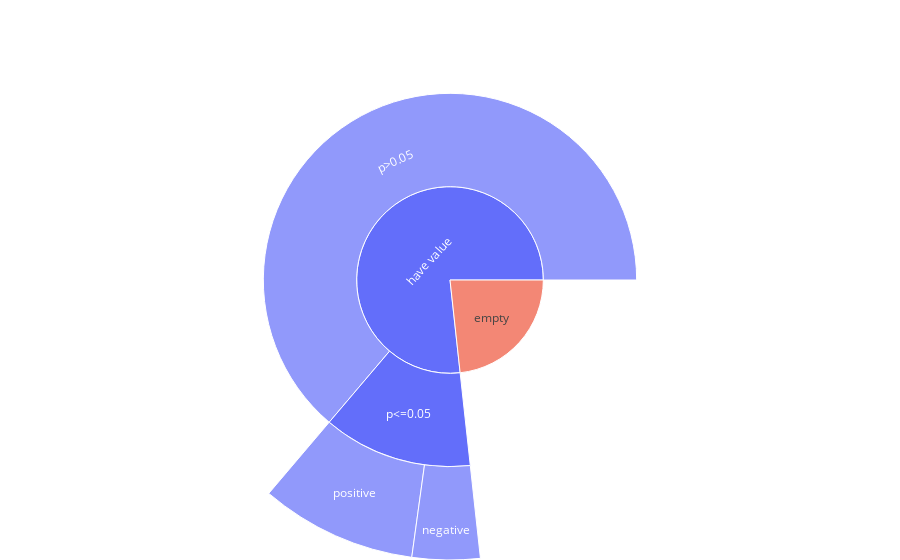

The code cell stored with this chart in its notebook:
### Code cell
#all
category1=['empty','have value','p>0.05','p<=0.05','positive','negative']
category2=['','','have value','have value','p<=0.05','p<=0.05']
value1=[]
data0= pd.read_csv('az20.csv')
data1= pd.read_csv('no_empty.csv')
a1=len(data1)/len(data0)
a2=1-a1
b1=len(p_value_005)/len(data1)
b1=b1*a1
b2=a1-b1
c1=len(fold_change_005_positive)/len(p_value_005)
c1=c1*b1
c2=len(fold_change_005_no_function)/len(p_value_005)
c2=c2*b1
c3=b1-c1-c2
value1.append(a2)
value1.append(a1)
value1.append(b2)
value1.append(b1)
value1.append(c1)
value1.append(c3)
fig =go.Figure(go.Sunburst(
    labels=category1,
    parents=category2,
    values=value1,
    branchvalues="total",
))
fig.update_layout(margin = dict(t=0, l=0, r=0, b=0))

fig.show()

### Figure 1 — Plotly figure (JSON) as saved in the notebook; plotly's stock layout.template omitted (floating-point values rounded to 4 significant figures)
{"data": [{"branchvalues": "total", "labels": ["empty", "have value", "p>0.05", "p<=0.05", "positive", "negative"], "parents": ["", "", "have value", "have value", "p<=0.05", "p<=0.05"], "type": "sunburst", "values": [0.2327, 0.7673, 0.6379, 0.1294, 0.09024, 0.03916]}], "layout": {"margin": {"b": 0, "l": 0, "r": 0, "t": 0}}}
